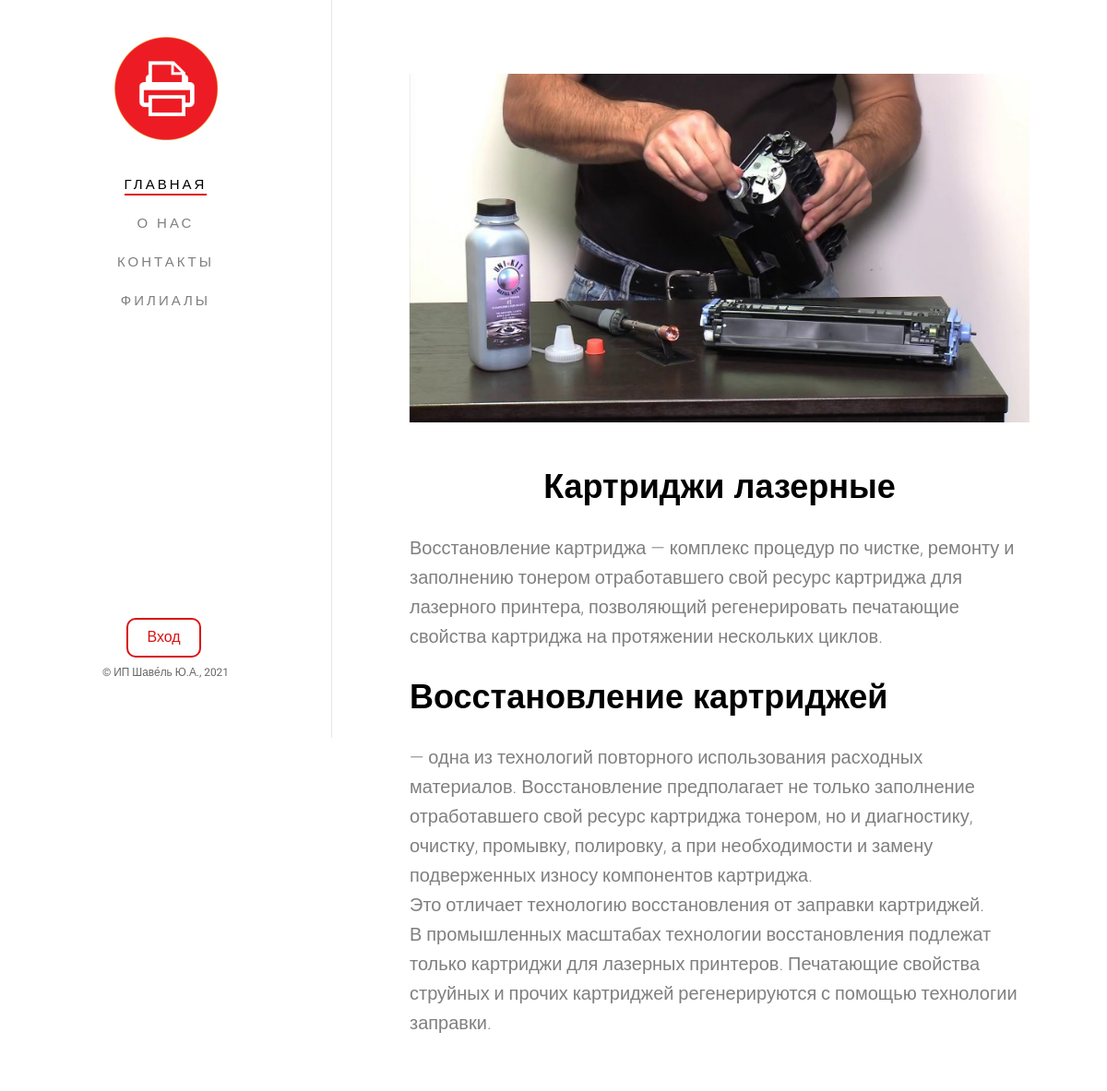
/patrone-laser, run on the app's committed database.
### portfolio/models.py (models this page shows, shortened)
class Portfolio(models.Model):
    title = models.CharField('Название услуги', max_length=21, help_text='max 21 символа')
    slug_title = models.SlugField('URL транслитом', max_length=26)
    small_description = models.CharField('Краткое описание', max_length=32, help_text='max 32 символ')
    large_description = models.TextField('Полное описание')
    small_image = models.ImageField('Маленькая картинка', upload_to='static/images/portfolio', help_text='470х330')
    large_image = models.ImageField('Большая картинка', upload_to='static/images/portfolio', help_text='1200х801')
    cat = models.ForeignKey('Categorie', on_delete=models.CASCADE, verbose_name='Категория услуги')
    class Meta:     # локализации в админ панеле - название раздела в общем списке и сам раздел будут так наз-ся
        verbose_name = 'Портфолио'
        verbose_name_plural = 'Портфолио'

### main/views.py (the view)
# urls.py: path('<slug:portfolio_slug>', work),
def work(request, portfolio_slug):
    portfolio_cat = Categorie.objects.all()
    tender = get_object_or_404(Portfolio, slug_title=portfolio_slug)
    data = {
        'portfolio_cat': portfolio_cat,
        'tender': tender,
        }
    return render(request, 'main/work.html', data)

### main/templates/main/work.html (shortened to what this page needs)
{% extends 'main/base.html' %}
{% load static %}
		{% block nav %}
			<nav id="fh5co-main-menu" role="navigation">
				<ul>
					<li class="fh5co-active"><a href="{% url 'index' %}">Главная</a></li>
					<li><a href="{% url 'about' %}">О нас</a></li>
					<li><a href="{% url 'contact' %}">Контакты</a></li>
					<li><a href="{% url 'branch' %}">Филиалы</a></li>
				</ul>
			</nav>
		{% endblock %}
{% block content %}
		<div id="fh5co-main">
			<div class="fh5co-narrow-content">
				<div class="row">
					<div class="col-md-12 animate-box" data-animate-effect="fadeInLeft">
						<figure class="text-center">
							<img src="{{ tender.large_image }}" alt="image here" class="img-responsive">
						</figure>
					</div>
					<div class="col-md-12 animate-box" data-animate-effect="fadeInLeft">
						<h1 align="center">{{ tender.title }}</h1>
						<p>{{ tender.large_description|safe }}</p>
					</div>
				</div>
			</div>
		</div>
{% endblock %}

### static/css/style.css (style rules this page uses)
body { font-family: "Roboto", Arial, sans-serif; font-weight: 300; font-size: 20px; line-height: 1.6; color: rgba(0, 0, 0, 0.5); }
a { color: #da1212; -webkit-transition: 0.5s; -o-transition: 0.5s; transition: 0.5s; }
p { margin-bottom: 1.5em; }
h1, h2, h3, h4, h5, h6 { color: #000; font-family: "Montserrat", Arial, sans-serif; font-weight: 700; margin: 0 0 30px 0; }
figure { margin-bottom: 2.5em; float: left; width: 100%; }
#fh5co-aside #fh5co-main-menu ul { text-align: center; margin: 0; padding: 0; }
#fh5co-aside #fh5co-main-menu ul li { margin: 0 0 10px 0; padding: 0; list-style: none; }
#fh5co-aside #fh5co-main-menu ul li a { color: rgba(0, 0, 0, 0.5); text-decoration: none; letter-spacing: .1em; text-transform: uppercase; font-size: 15px; font-weight: 300; position: relative; -webkit-transition: 0.3s; -o-transition: 0.3s; transition: 0.3s; padding: 10px 10px; letter-spacing: .2em; font-family: "Montserrat", Arial, sans-serif; }
#fh5co-aside #fh5co-main-menu ul li a:after { content: ""; position: absolute; height: 2px; bottom: 7px; left: 10px; right: 10px; background-color: #da1212; visibility: hidden; -webkit-transform: scaleX(0); -moz-transform: scaleX(0); -ms-transform: scaleX(0); -o-transform: scaleX(0); transform: scaleX(0); -webkit-transition: all 0.3s cubic-bezier(0.175, 0.885, 0.32, 1.275); -moz-transition: all 0.3s cubic-bezier(0.175, 0.885, 0.32, 1.275); -ms-transition: all 0.3s cubic-bezier(0.175, 0.885, 0.32, 1.275); -o-transition: all 0.3s cubic-bezier(0.175, 0.885, 0.32, 1.275); transition: all 0.3s cubic-bezier(0.175, 0.885, 0.32, 1.275); }
#fh5co-aside #fh5co-main-menu ul li.fh5co-active a { color: black; }
#fh5co-aside #fh5co-main-menu ul li.fh5co-active a:after { visibility: visible; -webkit-transform: scaleX(1); -moz-transform: scaleX(1); -ms-transform: scaleX(1); -o-transform: scaleX(1); transform: scaleX(1); }
#fh5co-main { width: 85%; float: right; -webkit-transition: 0.5s; -o-transition: 0.5s; transition: 0.5s; }
@media screen and (max-width: 1200px) { #fh5co-main { width: 70%; } }
#fh5co-main .fh5co-narrow-content { position: relative; width: 80%; margin: 0 auto; padding: 4em 0; }
.js .animate-box { opacity: 0; }

### data on the page
Portfolio: large_image (picture), title "Картриджи лазерные", large_description "Восстановление картриджа — комплекс процедур по чистке, ремонту и заполнению тонером отработавшего свой ресурс картриджа для лазерного принтера, позволяющий регенерировать печатающие свойства картриджа на протяжении нескольких циклов. Восстановление картриджей — одна из технологий повторного использования расходных материалов. Восстановление предполагает не только заполнение отработавшего свой ресурс картриджа тонером, но и диагностику, очистку, промывку, полировку, а при необходимости и замену подверженных износу компонентов картриджа. Это отличает технологию восстановления от заправки картриджей. В промышленных масштабах технологии восстановления подлежат только картриджи для лазерных…"
